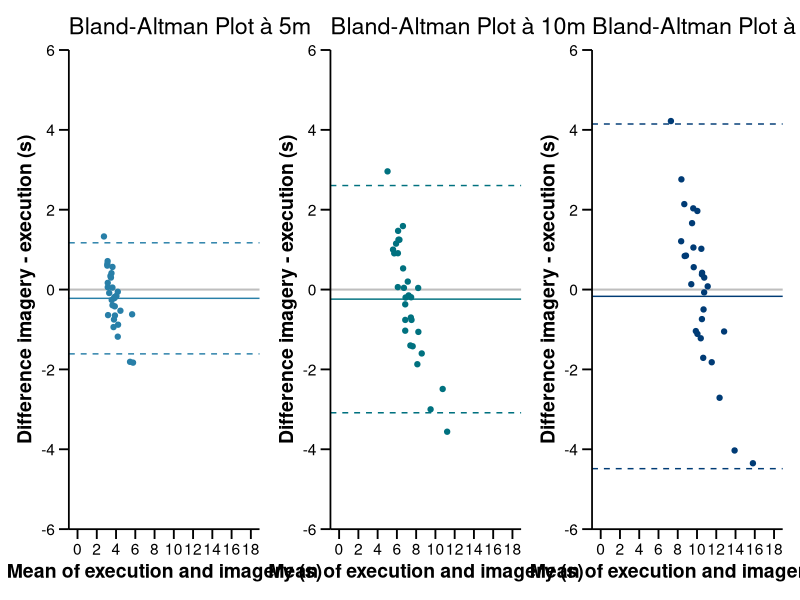
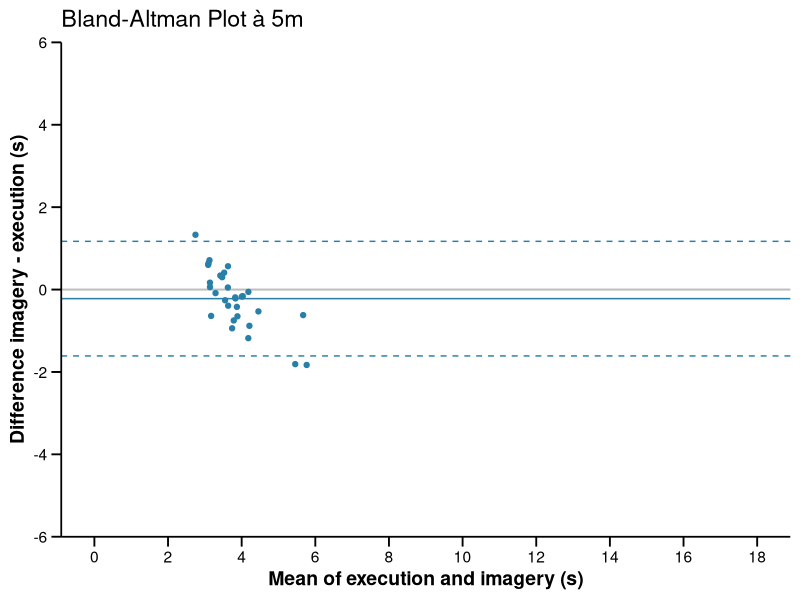
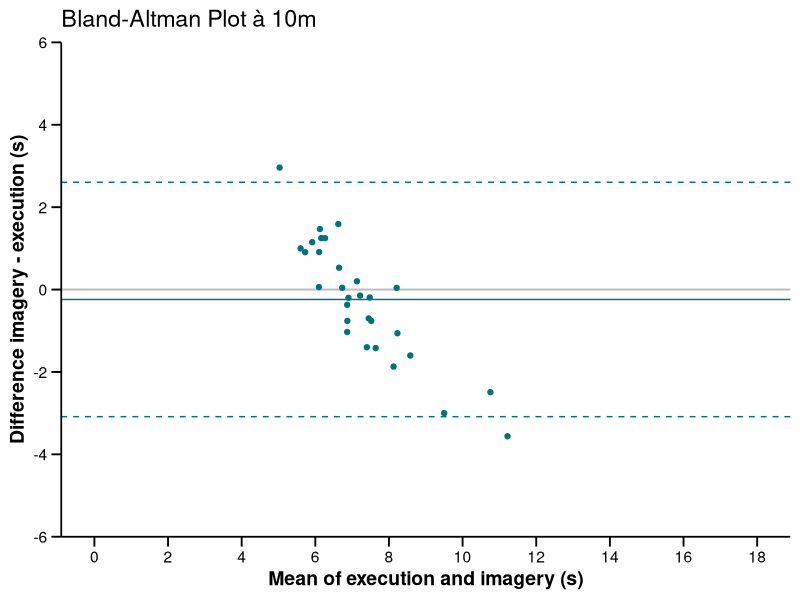
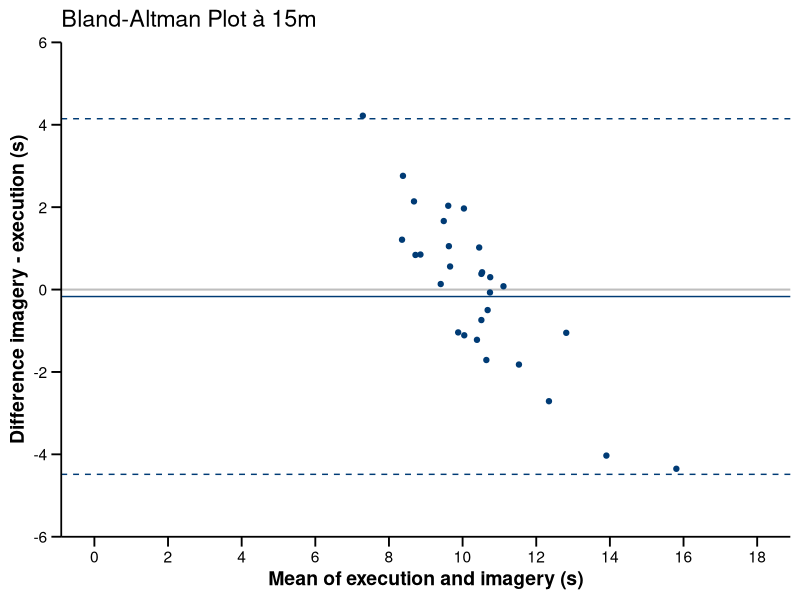
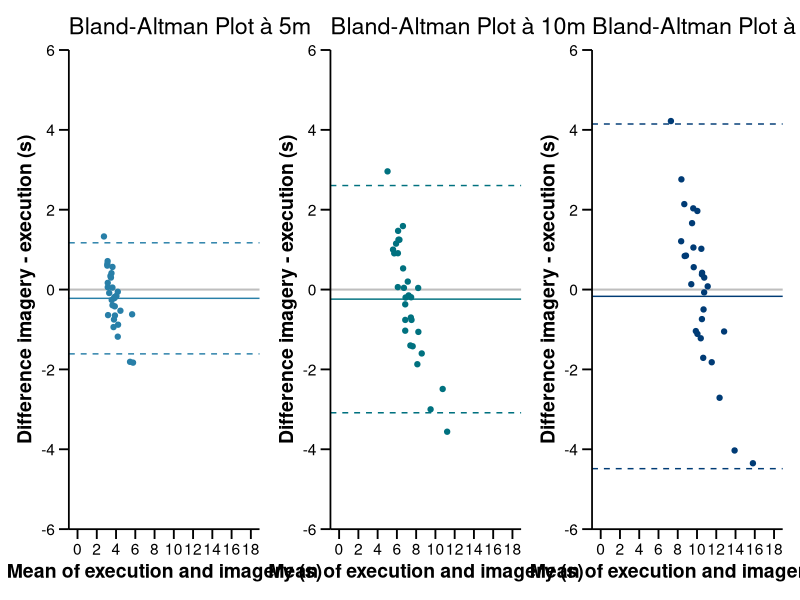
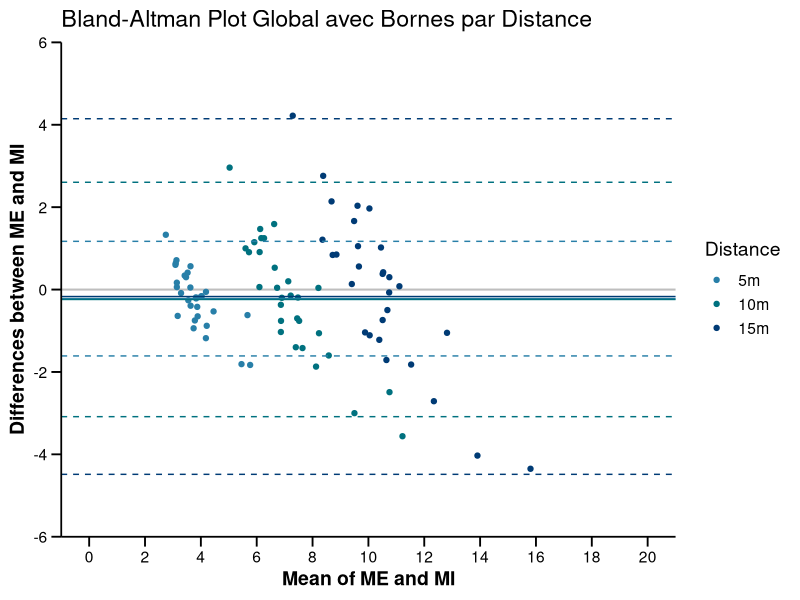

Write the R code that produced these figures, in order.
# Chargement des librairies nécessaires
library(ggplot2)
library(dplyr)
library(patchwork)


# Définir le répertoire de travail
setwd("C:\\Users\\evancaenegem\\Documents\\Doctorat\\8.Mémoires master\\2024-2026\\Marche\\Data_Analyse_Walk_R\\")

# Chargement des données\ avec adaptation au format francophone
data <- read.csv2('Data_sorted.csv', sep=";", dec=",", header=TRUE)

# Fonction pour Bland-Altman plot adaptée aux colonnes spécifiques
bland_altman_plot <- function(df, measure_ext, measure_int, title, color, filename){
  df <- df %>% mutate(mean = ({{measure_ext}} + {{measure_int}})/2,
                      diff = {{measure_ext}} - {{measure_int}})
  
  mean_diff <- mean(df$diff)
  sd_diff <- sd(df$diff)
  lower <- mean_diff - 1.96 * sd_diff
  upper <- mean_diff + 1.96 * sd_diff
  
  plot <- ggplot(df, aes(x=mean, y=diff)) +
    geom_hline(
      yintercept = 0,
      color = "grey",
      linewidth = 0.7
    ) +
    geom_point(color=color) +
    geom_hline(yintercept = mean_diff, color=color, linetype="solid") +
    geom_hline(yintercept = c(lower, upper), color=color, linetype="dashed") +
    scale_x_continuous(limits = c(0, 18), breaks = seq(0, 18, 2)) +    # Ticks et limites sur X
    scale_y_continuous(limits = c(-6, 6), breaks = seq(-6, 6, 2), expand = c(0, 0)) +    # Inclure 0 dans Y
    labs(title = title, x="Mean of execution and imagery (s)", y="Difference imagery - execution (s)") +
    theme_minimal(base_size = 14) +  # Utilisation de theme minimal
    theme(
      panel.background = element_rect(fill = "white", colour = NA),
      plot.background = element_rect(fill = "white", colour = NA),
      axis.line = element_line(color = "black", size = 0.6),        # Bordure des axes
      axis.ticks = element_line(color = "black"),                   # Ticks visibles
      axis.ticks.length = unit(0.25, "cm"),                         # Longueur des ticks
      axis.text = element_text(color = "black"),                    # Couleur du texte des ticks
      axis.title = element_text(color = "black", face = "bold"),    # Titres des axes en gras
      panel.grid = element_blank(), 
    )
  
  ggsave(filename, plot, width=8, height=6, bg = "white")
  return(list(plot = plot, mean_diff = mean_diff, lower = lower, upper = upper))
}

# Bland-Altman plots individuels avec sauvegarde
ba_5m <- bland_altman_plot(data, ME_5m, MI_5m, "Bland-Altman Plot à 5m", "#287FA8", "Bland_Altman_5m.png")
ba_10m <- bland_altman_plot(data, ME_10m, MI_10m, "Bland-Altman Plot à 10m", "#00717F", "Bland_Altman_10m.png")
ba_15m <- bland_altman_plot(data, ME_15m, MI_15m, "Bland-Altman Plot à 15m", "#003B75", "Bland_Altman_15m.png")

# ============================================================
# ASSEMBLER LES 3 GRAPHIQUES AVEC PATCHWORK
# ============================================================

combined_plot <- 
  ba_5m$plot +
  ba_10m$plot +
  ba_15m$plot +
  plot_layout(ncol = 3)


# Afficher les trois graphiques dans la même fenêtre
combined_plot


# Sauvegarder la figure finale
ggsave(
  "Bland_Altman_3_distances.png",
  combined_plot,
  width = 15,
  height = 5,
  bg = "white"
)

# Préparation des données globales avec les 30 points
combined_data <- data.frame(
  mean = c((data$ME_5m + data$MI_5m)/2, (data$ME_10m + data$MI_10m)/2, (data$ME_15m + data$MI_15m)/2),
  diff = c(data$ME_5m - data$MI_5m, data$ME_10m - data$MI_10m, data$ME_15m - data$MI_15m),
  Distance = rep(c("5m", "10m", "15m"), each = nrow(data))
)

# Forcer l'ordre pour que les couleurs correspondent
combined_data$Distance <- factor(combined_data$Distance, levels = c("5m", "10m", "15m"))

# Bland-Altman global avec couleurs distinctes et bornes par distance
global_plot <- ggplot(combined_data, aes(x=mean, y=diff, color=Distance)) +
  geom_hline(
    yintercept = 0,
    color = "grey",
    linewidth = 0.7
  ) +
  geom_point() +
  geom_hline(yintercept = c(ba_5m$mean_diff, ba_10m$mean_diff, ba_15m$mean_diff), 
             color=c("#287FA8", "#00717F", "#003B75"), linetype="solid") +
  geom_hline(yintercept = c(ba_5m$lower, ba_10m$lower, ba_15m$lower), 
             color=c("#287FA8", "#00717F", "#003B75"), linetype="dashed") +
  geom_hline(yintercept = c(ba_5m$upper, ba_10m$upper, ba_15m$upper), 
             color=c("#287FA8", "#00717F", "#003B75"), linetype="dashed") +
  
  scale_x_continuous(limits = c(0, 20), breaks = seq(0, 20, 2)) +    # Ticks et limites sur X
  scale_y_continuous(limits = c(-6, 6), breaks = seq(-6, 6, 2), expand = c(0, 0)) +    # Inclure 0 dans Y
  scale_color_manual(values = c("#287FA8", "#00717F", "#003B75")) +  # Définir les couleurs pour chaque Distance
  
  labs(title = "Bland-Altman Plot Global avec Bornes par Distance",
       x="Mean of ME and MI",
       y="Differences between ME and MI",
       color="Distance") +
  
  theme_minimal(base_size = 14) +  # Utilisation de theme minimal
  theme(
    panel.background = element_rect(fill = "white", colour = NA),
    plot.background = element_rect(fill = "white", colour = NA),
    axis.line = element_line(color = "black", size = 0.6),        # Bordure des axes
    axis.ticks = element_line(color = "black"),                   # Ticks visibles
    axis.ticks.length = unit(0.25, "cm"),                         # Longueur des ticks
    axis.text = element_text(color = "black"),                    # Couleur du texte des ticks
    axis.title = element_text(color = "black", face = "bold"),     # Titres des axes en gras
    panel.grid = element_blank(), 
    )


ggsave("Bland_Altman_Global.png", global_plot, width=8, height=6, bg = "white")
